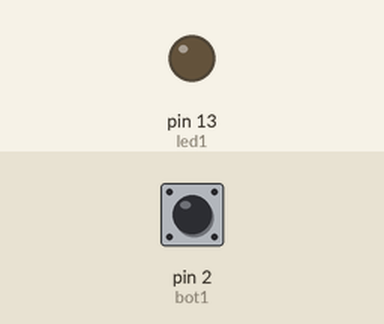
Recording of a sketch running on a simulated Arduino Uno, built with avr-gcc and run on an emulated ATmega328P. Shown: output pins drawn as LEDs (lit = HIGH). The test bench sets the inputs (shaded band); at power-on: pin 2 (bot1) LOW.

Above: at 1.2 s.
1.3 s: pin 2 (bot1) pulled HIGH for 0.15 s
At 1.37 s:
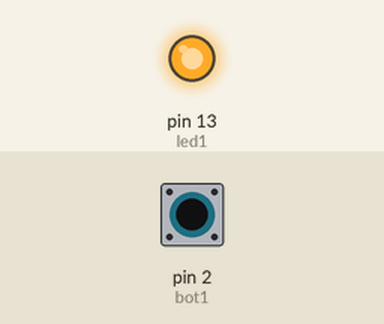
2.9 s: pin 2 (bot1) pulled HIGH for 3.2 s
At 7.5 s:
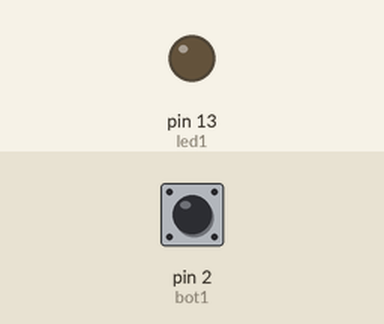
Timing chart, 0 to 9.0 s (numbered marks = the images above; inputs shaded):
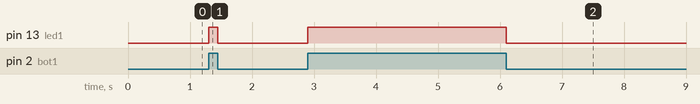

Measured:
- after the input at 1.3 s, pin 13 (led1): LOW → HIGH at once, → LOW 0.15 s later
- after the input at 2.9 s, pin 13 (led1): LOW → HIGH at once, → LOW 3.2 s later

The sketch:

1_botao_acende_apaga.ino
```cpp
/*
 * Estudo de portas logicas
 */

int led1 = 13;
int bot1 = 2;
//int bot2 = 3;

static bool ledState = false; // LED is off by default


void setup() {
  pinMode(led1, OUTPUT);
  pinMode(bot1, INPUT);
}

void loop() {
  if(digitalRead(2) == HIGH){
    digitalWrite(13, HIGH);
  }else{
    digitalWrite(13, LOW);
  }

}
```
